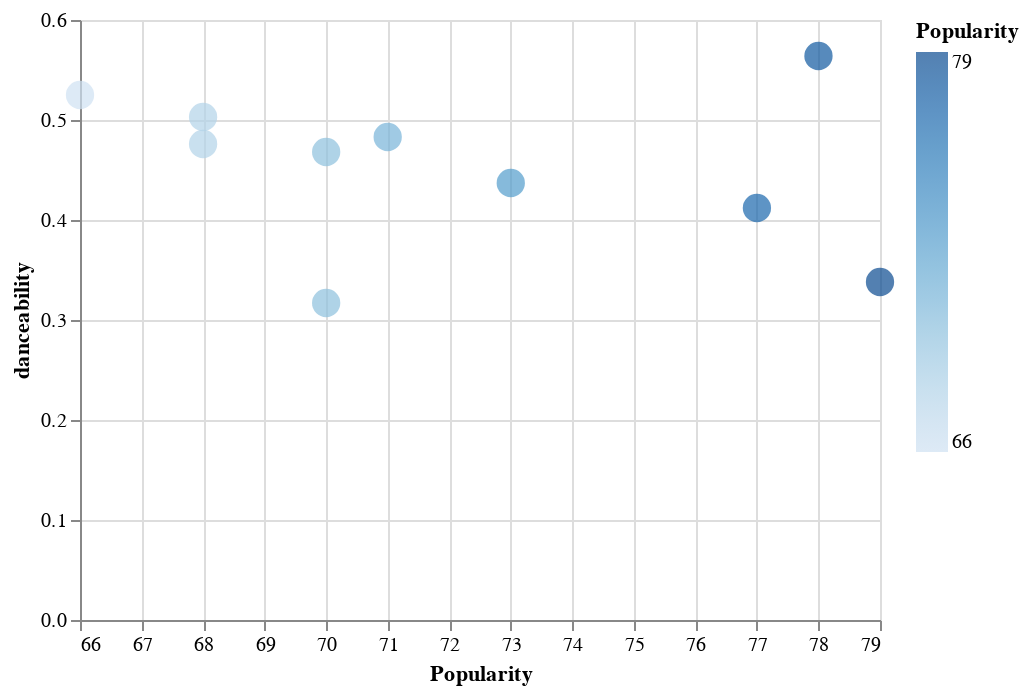

Notebook cell for this chart:
### Code cell
alt.Chart(df_plot).mark_circle().encode(
alt.X('Popularity', scale=alt.Scale(zero=False)), y=f'{feature_name}', color=alt.Color('Popularity', scale=alt.Scale(zero=False)), 
size=alt.value(200), tooltip=['Popularity', f'{feature_name}', 'Song Name', 'Album Name'])

### Figure 1 — Vega-Lite specification as saved in the notebook (floating-point values rounded to 4 significant figures)
{"config": {"view": {"continuousWidth": 400, "continuousHeight": 300}}, "data": {"name": "data-421622369cee7b95bbb3de1a0074930e"}, "mark": "circle", "encoding": {"color": {"field": "Popularity", "scale": {"zero": false}, "type": "quantitative"}, "size": {"value": 200}, "tooltip": [{"field": "Popularity", "type": "quantitative"}, {"field": "danceability", "type": "quantitative"}, {"field": "Song Name", "type": "nominal"}, {"field": "Album Name", "type": "nominal"}], "x": {"field": "Popularity", "scale": {"zero": false}, "type": "quantitative"}, "y": {"field": "danceability", "type": "quantitative"}}, "$schema": "https://vega.github.io/schema/vega-lite/v4.17.0.json", "datasets": {"data-421622369cee7b95bbb3de1a0074930e": [{"Artist": "Led Zeppelin", "Album Name": "D'yer Mak'er - Remaster", "Song Name": "Stairway to Heaven - Remaster", "Release Date": "1971-11-08", "Popularity": 79, "danceability": 0.338}, {"Artist": "Led Zeppelin", "Album Name": "D'yer Mak'er - Remaster", "Song Name": "Immigrant Song - Remaster", "Release Date": "1970", "Popularity": 78, "danceability": 0.564}, {"Artist": "Led Zeppelin", "Album Name": "D'yer Mak'er - Remaster", "Song Name": "Whole Lotta Love - 1990 Remaster", "Release Date": "1969-10-22", "Popularity": 77, "danceability": 0.412}, {"Artist": "Led Zeppelin", "Album Name": "D'yer Mak'er - Remaster", "Song Name": "Black Dog - Remaster", "Release Date": "1971-11-08", "Popularity": 73, "danceability": 0.437}, {"Artist": "Led Zeppelin", "Album Name": "D'yer Mak'er - Remaster", "Song Name": "Kashmir - Remaster", "Release Date": "1975-02-24", "Popularity": 71, "danceability": 0.483}, {"Artist": "Led Zeppelin", "Album Name": "D'yer Mak'er - Remaster", "Song Name": "Ramble On - 1990 Remaster", "Release Date": "1969-10-22", "Popularity": 70, "danceability": 0.468}, {"Artist": "Led Zeppelin", "Album Name": "D'yer Mak'er - Remaster", "Song Name": "Rock and Roll - Remaster", "Release Date": "1971-11-08", "Popularity": 70, "danceability": 0.317}, {"Artist": "Led Zeppelin", "Album Name": "D'yer Mak'er - Remaster", "Song Name": "Going to California - Remaster", "Release Date": "1971-11-08", "Popularity": 68, "danceability": 0.503}, {"Artist": "Led Zeppelin", "Album Name": "D'yer Mak'er - Remaster", "Song Name": "Good Times Bad Times - 1993 Remaster", "Release Date": "1969-01-12", "Popularity": 68, "danceability": 0.476}, {"Artist": "Led Zeppelin", "Album Name": "D'yer Mak'er - Remaster", "Song Name": "D'yer Mak'er - Remaster", "Release Date": "1973-03-28", "Popularity": 66, "danceability": 0.525}]}}
